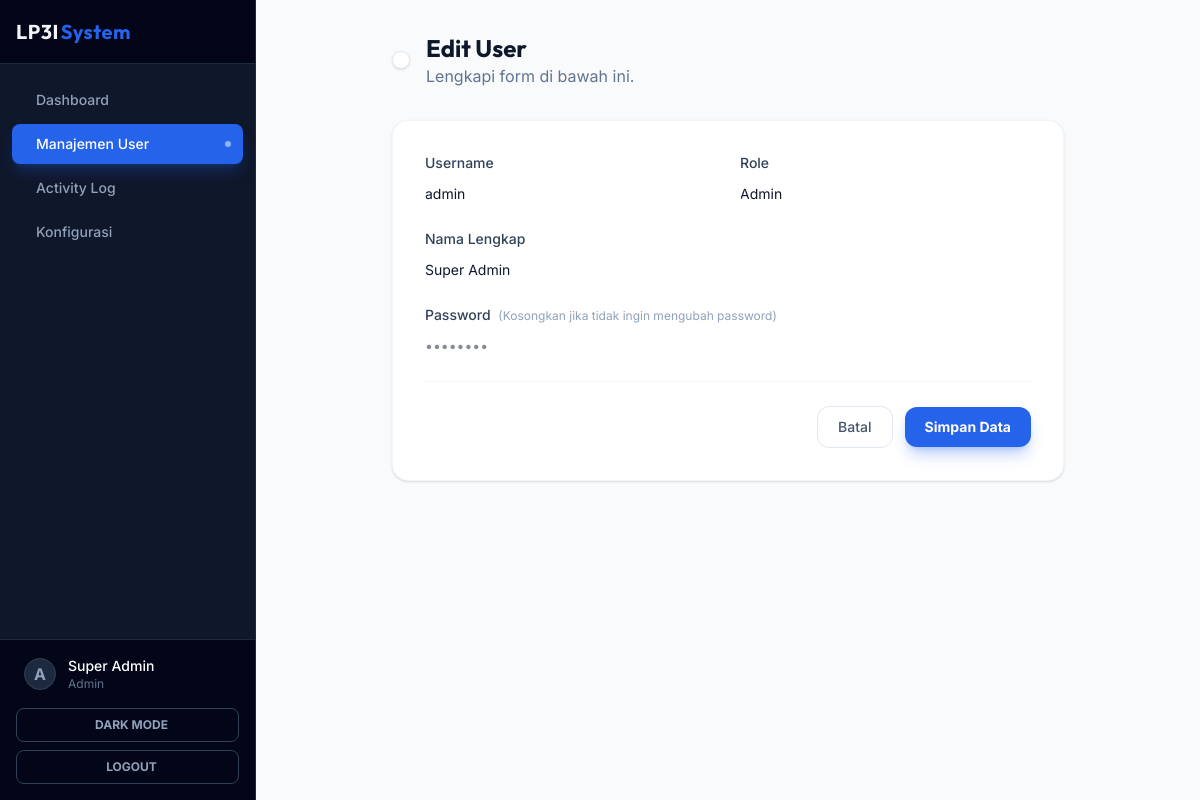
Page /src/admin/user_form.php?id=1 (signed in) on the committed database.
### tables this page shows
CREATE TABLE `users` (
  `id` int(11) NOT NULL,
  `username` varchar(50) NOT NULL,
  `password` varchar(255) NOT NULL,
  `full_name` varchar(100) NOT NULL,
  `role` enum('admin','marketing','manager','academic','student') NOT NULL,
  `created_at` timestamp NOT NULL DEFAULT current_timestamp()
);

### src/admin/user_form.php (the view, shortened to what this page needs)
<?php
require_once '../../config/database.php';
$user = null;
$isEdit = false;
if (isset($_GET['id'])) {
    $id = (int)$_GET['id'];
    $result = $conn->query("SELECT * FROM users WHERE id = $id");
    $user = $result->fetch_assoc();
    $isEdit = true;
}
?>
<?php include '../../templates/header.php'; ?>
<?php include '../../templates/sidebar.php'; ?>
<main class="flex-1 flex flex-col min-w-0 overflow-hidden bg-slate-50">
    <div class="flex-1 overflow-auto p-4 lg:p-8 animate-fade-in">
        <div class="max-w-2xl mx-auto">
            <div class="flex items-center gap-4 mb-8">
                <a href="users.php" class="p-2 rounded-xl bg-white border border-slate-200 text-slate-500 hover:text-primary hover:border-primary transition-all shadow-sm">
                </a>
                <div>
                    <h1 class="text-2xl font-display font-bold text-slate-900"><?= $isEdit ? 'Edit User' : 'Tambah User Baru' ?></h1>
                    <p class="text-slate-500">Lengkapi form di bawah ini.</p>
                </div>
            </div>
            <div class="bg-white rounded-2xl shadow-sm border border-slate-100 p-6 sm:p-8">
                <form method="POST" class="space-y-6">
                    <div class="grid grid-cols-1 md:grid-cols-2 gap-6">
                        <div>
                            <label class="block text-sm font-medium text-slate-700 mb-2">Username</label>
                            <input type="text" name="username" class="w-full rounded-xl border-slate-200 focus:border-primary focus:ring-primary/20 transition-all text-sm" required value="<?= $user['username'] ?? '' ?>" placeholder="Contoh: admin123">
                        </div>
                        <div>
                            <label class="block text-sm font-medium text-slate-700 mb-2">Role</label>
                            <div class="relative">
                                <select name="role" class="w-full rounded-xl border-slate-200 focus:border-primary focus:ring-primary/20 transition-all text-sm appearance-none bg-none" required>
                                    <option value="admin" <?= ($user['role'] ?? '') == 'admin' ? 'selected' : '' ?>>Admin</option>
                                </select>
                                <div class="pointer-events-none absolute inset-y-0 right-0 flex items-center px-4 text-slate-500">
                                </div>
                            </div>
                        </div>
                        <div class="md:col-span-2">
                            <label class="block text-sm font-medium text-slate-700 mb-2">Nama Lengkap</label>
                            <input type="text" name="full_name" class="w-full rounded-xl border-slate-200 focus:border-primary focus:ring-primary/20 transition-all text-sm" required value="<?= $user['full_name'] ?? '' ?>" placeholder="Nama lengkap user">
                        </div>
                        <div class="md:col-span-2">
                            <label class="block text-sm font-medium text-slate-700 mb-2">
                                Password
                                <?php if ($isEdit): ?>
                                    <span class="text-xs font-normal text-slate-400 ml-1">(Kosongkan jika tidak ingin mengubah password)</span>
                                <?php endif; ?>
                            </label>
                            <input type="password" name="password" class="w-full rounded-xl border-slate-200 focus:border-primary focus:ring-primary/20 transition-all text-sm" <?= $isEdit ? '' : 'required' ?> placeholder="••••••••">
                        </div>
                    </div>
                    <div class="pt-6 border-t border-slate-100 flex items-center justify-end gap-3">
                        <a href="users.php" class="px-5 py-2.5 rounded-xl border border-slate-200 text-slate-600 text-sm font-medium hover:bg-slate-50 transition-colors">Batal</a>
                        <button type="submit" class="px-5 py-2.5 rounded-xl bg-primary text-white text-sm font-bold shadow-lg shadow-primary/30 hover:bg-blue-600 hover:scale-[1.02] transition-all">Simpan Data</button>
                    </div>
                </form>
            </div>
        </div>
    </div>
</main>
<?php include '../../templates/footer.php'; ?>

### templates/header.php (style rules this page uses)
body { font-family: var(--font-sans); }
h1, h2, h3, h4, .font-display { font-family: var(--font-display); }
.animate-fade-in { animation: fadeIn 0.5s ease-out forwards; }

### rows in the picture
users: username "admin", role "Admin", full_name "Super Admin"

### other values in the picture
$item['label'] "Dashboard"
$item['label'] "Manajemen User"
$item['label'] "Activity Log"
$item['label'] "Konfigurasi"
substr($_SESSION['username'] ?? 'U', 0, 1) "A"
$_SESSION['full_name'] "Super Admin"
$_SESSION['role'] "Admin"
